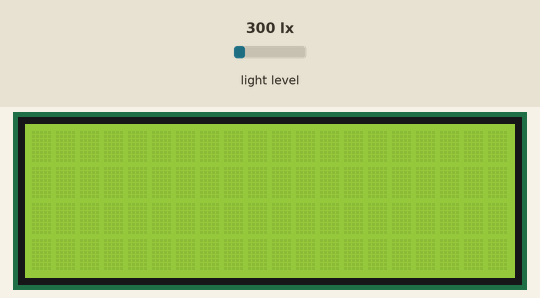
A sketch run on a simulated Arduino Mega 2560, built with avr-gcc and run on an emulated ATmega2560. On the bench: 20×4 character LCD. The test bench sets the inputs (shaded band); at power-on: light level 300 lx. What the sketch prints to the serial monitor is not drawn.

Above: at 1.2 s.
1.3 s: light level set to 40 lx
At 4.6 s:
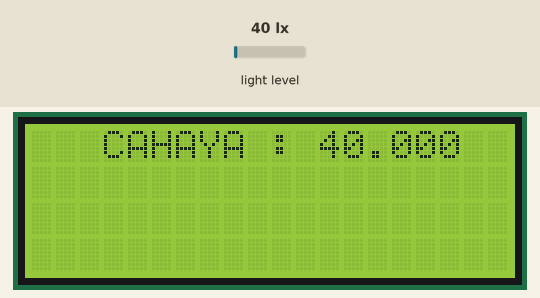
5.6 s: light level set to 500 lx
At 9.0 s:
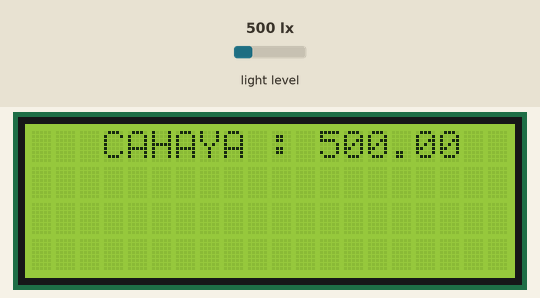
9.6 s: light level set to 1000 lx
At 13.5 s:
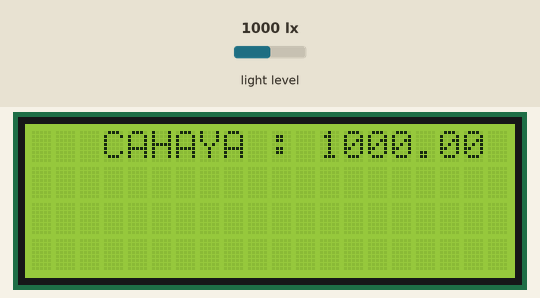
Timing chart, 0 to 15.0 s (numbered marks = the images above; inputs shaded):
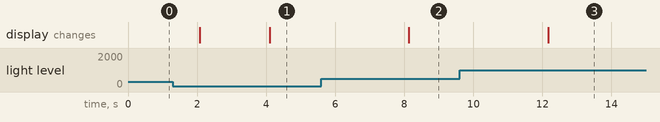

The sketch:

BH1750_LUX.ino
```cpp
#include <Wire.h>
#include <BH1750.h>
#include <Wire.h>
#include <LiquidCrystal_I2C.h>

LiquidCrystal_I2C lcd(0x27, 20, 4);


BH1750 S_cahaya;

float LUX;

void setup()
{
  Serial.begin(9600);
  lcd.begin();
  Wire.begin();
  S_cahaya.begin();
  Serial.println(F("BH1750 TESTIIING"));
}

void loop()
{
  LUX = S_cahaya.readLightLevel();
  Serial.print("Cahaya: ");
  Serial.print(LUX);
  Serial.println(" LUX");
  delay(2000);

  lcd.setCursor(0,0);
  lcd.print("   CAHAYA : " + String(LUX));
}
```

Measured:
- after the input at 1.3 s, the display: first differs from a run without the input after 2.8 s (image 1)
- after the input at 5.6 s, the display: changes after 2.5 s (image 2)
- after the input at 9.6 s, the display: changes after 2.6 s (image 3)
